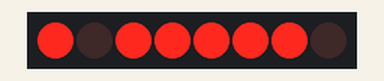
A sketch run on a simulated Arduino Uno, built with avr-gcc and run on an emulated ATmega328P. Shown: 8 shift-register outputs drawn as a row of LEDs (first output left, lit = HIGH). Wiring (inferred from the names in the program): shift register (74HC595): data pin 10; shift clock pin 12; latch pin 11. Wiring (inferred from the signals the program sends): row of LEDs: on Q0, Q1, Q2, Q3, Q4, Q5, Q6, Q7.

Above: at 0.15 s.
At 0.75 s:
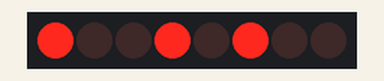
At 1.35 s:
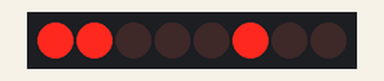
At 2.55 s:
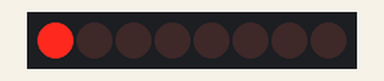
At 4.8 s:
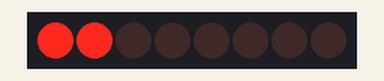
At 6.45 s:
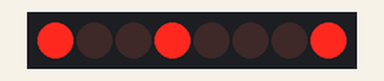
Timing chart, 0 to 6.9 s (numbered marks = the images above):
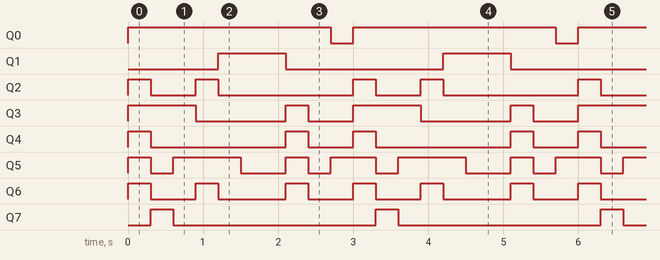

The sketch:

shift_register_7_led.ino
```cpp
#include <Arduino.h>

//Pin connected to DS    of 74HC595
int dataPin = 10;
//Pin connected to ST_CP of 74HC595
int latchPin = 11;
//Pin connected to SH_CP of 74HC595
int clockPin = 12;

// bit number from right (0 is dot)
//   2
// 3   1
//   4
// 5   7
//   6

byte dec_digits[] = {0b01111101,0b10001001,0b00101001,0b01100101,0b00100011,0b00000011,0b00000011,0b01111001,0b00000001,0b00100000 };

void setup() {
  pinMode(dataPin, OUTPUT);
  pinMode(latchPin, OUTPUT);
  pinMode(clockPin, OUTPUT);
}


void loop() {
  for (int numberToDisplay = 0; numberToDisplay < 10; numberToDisplay++)
  {
    // take the latchPin low so
    // the LEDs don't change while you're sending in bits:
    digitalWrite(latchPin, LOW);

    // shift out the bits:
    shiftOut(dataPin, clockPin, MSBFIRST, dec_digits[numberToDisplay]);

    // take the latch pin high so the LEDs will light up:
    digitalWrite(latchPin, HIGH);

    delay(300);
  }
}
```

Measured:
- by itself, Q0: alternates HIGH for 2.7 s and LOW for 0.30 s
- by itself, Q1: alternates HIGH for 0.90 s and LOW for 2.1 s
- by itself, Q2: repeats every 3.0 s: LOW 0.60 s, HIGH 0.30 s, LOW 1.8 s, HIGH 0.30 s
- by itself, Q3: repeats every 3.0 s: LOW 1.2 s, HIGH 0.30 s, LOW 0.60 s, HIGH 0.90 s
- by itself, Q4: repeats every 3.0 s: LOW 1.8 s, HIGH 0.30 s, LOW 0.60 s, HIGH 0.30 s
- by itself, Q5: repeats every 3.0 s: LOW 0.30 s, HIGH 0.90 s, LOW 0.60 s, HIGH 0.30 s, LOW 0.30 s, HIGH 0.60 s
- by itself, Q6: repeats every 3.0 s: LOW 0.60 s, HIGH 0.30 s, LOW 0.90 s, HIGH 0.30 s, LOW 0.60 s, HIGH 0.30 s
- by itself, Q7: alternates HIGH for 0.30 s and LOW for 2.7 s
